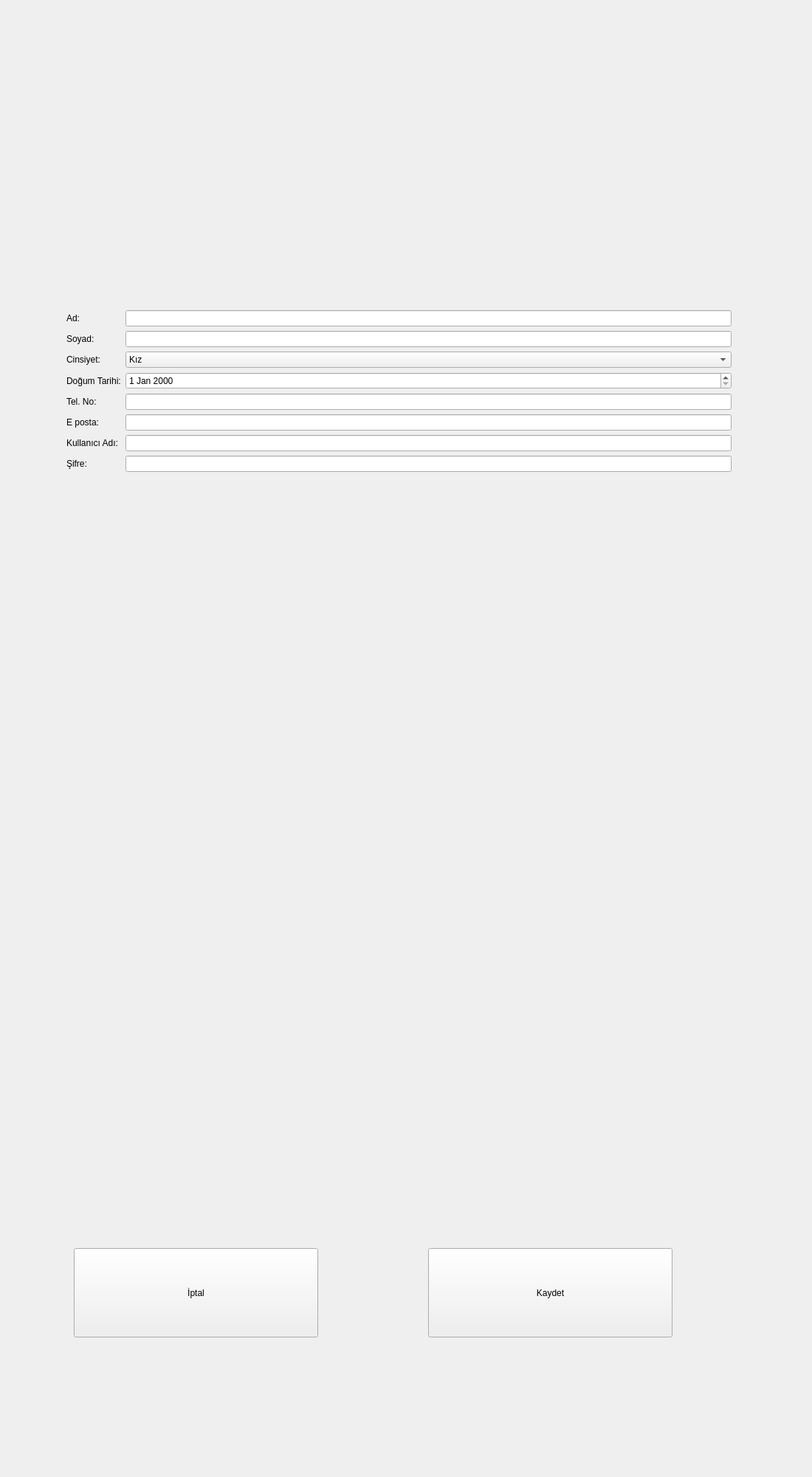
<?xml version="1.0" encoding="UTF-8"?>
<ui version="4.0">
 <class>KayitEkrani</class>
 <widget class="QWidget" name="KayitEkrani">
  <property name="geometry">
   <rect>
    <x>0</x>
    <y>0</y>
    <width>1100</width>
    <height>2000</height>
   </rect>
  </property>
  <property name="windowTitle">
   <string>Kayıt Ekranı</string>
  </property>
  <widget class="QWidget" name="formLayoutWidget">
   <property name="geometry">
    <rect>
     <x>90</x>
     <y>420</y>
     <width>901</width>
     <height>691</height>
    </rect>
   </property>
   <layout class="QFormLayout" name="formLayout">
    <item row="0" column="0">
     <widget class="QLabel" name="label">
      <property name="styleSheet">
       <string notr="true">font: 75 25pt &quot;MS Shell Dlg 2&quot;;</string>
      </property>
      <property name="text">
       <string>Ad:</string>
      </property>
     </widget>
    </item>
    <item row="1" column="0">
     <widget class="QLabel" name="label_2">
      <property name="styleSheet">
       <string notr="true">font: 75 25pt &quot;MS Shell Dlg 2&quot;;</string>
      </property>
      <property name="text">
       <string>Soyad:</string>
      </property>
     </widget>
    </item>
    <item row="1" column="1">
     <widget class="QLineEdit" name="lineEdit_2">
      <property name="styleSheet">
       <string notr="true">font: 75 18pt &quot;MS Shell Dlg 2&quot;;</string>
      </property>
     </widget>
    </item>
    <item row="2" column="0">
     <widget class="QLabel" name="label_9">
      <property name="styleSheet">
       <string notr="true">font: 75 25pt &quot;MS Shell Dlg 2&quot;;</string>
      </property>
      <property name="text">
       <string>Cinsiyet:</string>
      </property>
     </widget>
    </item>
    <item row="2" column="1">
     <widget class="QComboBox" name="comboBox">
      <property name="styleSheet">
       <string notr="true">font: 75 20pt &quot;MS Shell Dlg 2&quot;;</string>
      </property>
      <item>
       <property name="text">
        <string>Kız</string>
       </property>
      </item>
      <item>
       <property name="text">
        <string>Erkek</string>
       </property>
      </item>
      <item>
       <property name="text">
        <string>Diğer</string>
       </property>
      </item>
     </widget>
    </item>
    <item row="3" column="0">
     <widget class="QLabel" name="label_5">
      <property name="styleSheet">
       <string notr="true">font: 75 25pt &quot;MS Shell Dlg 2&quot;;</string>
      </property>
      <property name="text">
       <string>Doğum Tarihi:</string>
      </property>
     </widget>
    </item>
    <item row="3" column="1">
     <widget class="QDateEdit" name="dateEdit">
      <property name="styleSheet">
       <string notr="true">font: 75 20pt &quot;MS Shell Dlg 2&quot;;</string>
      </property>
     </widget>
    </item>
    <item row="4" column="0">
     <widget class="QLabel" name="label_6">
      <property name="styleSheet">
       <string notr="true">font: 75 25pt &quot;MS Shell Dlg 2&quot;;</string>
      </property>
      <property name="text">
       <string>Tel. No:</string>
      </property>
     </widget>
    </item>
    <item row="4" column="1">
     <widget class="QLineEdit" name="lineEdit_3">
      <property name="styleSheet">
       <string notr="true">font: 75 18pt &quot;MS Shell Dlg 2&quot;;</string>
      </property>
     </widget>
    </item>
    <item row="5" column="0">
     <widget class="QLabel" name="label_3">
      <property name="styleSheet">
       <string notr="true">font: 75 25pt &quot;MS Shell Dlg 2&quot;;</string>
      </property>
      <property name="text">
       <string>E posta:</string>
      </property>
     </widget>
    </item>
    <item row="5" column="1">
     <widget class="QLineEdit" name="lineEdit_4">
      <property name="styleSheet">
       <string notr="true">font: 75 18pt &quot;MS Shell Dlg 2&quot;;</string>
      </property>
     </widget>
    </item>
    <item row="6" column="0">
     <widget class="QLabel" name="label_7">
      <property name="styleSheet">
       <string notr="true">font: 75 25pt &quot;MS Shell Dlg 2&quot;;</string>
      </property>
      <property name="text">
       <string>Kullanıcı Adı:</string>
      </property>
     </widget>
    </item>
    <item row="6" column="1">
     <widget class="QLineEdit" name="lineEdit_5">
      <property name="styleSheet">
       <string notr="true">font: 75 18pt &quot;MS Shell Dlg 2&quot;;</string>
      </property>
     </widget>
    </item>
    <item row="7" column="0">
     <widget class="QLabel" name="label_8">
      <property name="styleSheet">
       <string notr="true">font: 75 25pt &quot;MS Shell Dlg 2&quot;;</string>
      </property>
      <property name="text">
       <string>Şifre:</string>
      </property>
     </widget>
    </item>
    <item row="7" column="1">
     <widget class="QLineEdit" name="lineEdit_6">
      <property name="styleSheet">
       <string notr="true">font: 75 18pt &quot;MS Shell Dlg 2&quot;;</string>
      </property>
     </widget>
    </item>
    <item row="0" column="1">
     <widget class="QLineEdit" name="lineEdit">
      <property name="styleSheet">
       <string notr="true">font: 75 18pt &quot;MS Shell Dlg 2&quot;;</string>
      </property>
     </widget>
    </item>
   </layout>
  </widget>
  <widget class="QPushButton" name="button_iptal">
   <property name="geometry">
    <rect>
     <x>100</x>
     <y>1690</y>
     <width>331</width>
     <height>121</height>
    </rect>
   </property>
   <property name="styleSheet">
    <string notr="true">font: 75 30pt &quot;MS Shell Dlg 2&quot;;</string>
   </property>
   <property name="text">
    <string>İptal</string>
   </property>
  </widget>
  <widget class="QPushButton" name="button_kaydet">
   <property name="geometry">
    <rect>
     <x>580</x>
     <y>1690</y>
     <width>331</width>
     <height>121</height>
    </rect>
   </property>
   <property name="styleSheet">
    <string notr="true">font: 75 30pt &quot;MS Shell Dlg 2&quot;;
</string>
   </property>
   <property name="text">
    <string>Kaydet</string>
   </property>
  </widget>
 </widget>
 <resources/>
 <connections/>
</ui>
